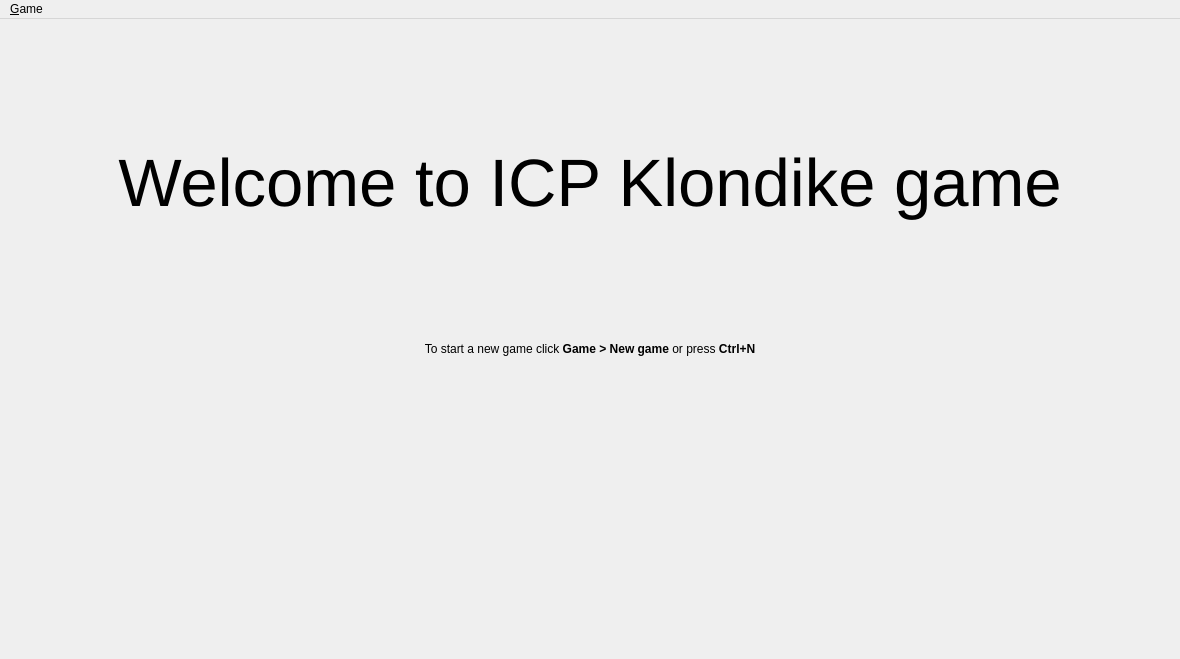
<?xml version="1.0" encoding="UTF-8"?>
<ui version="4.0">
 <class>MainWindow</class>
 <widget class="QMainWindow" name="MainWindow">
  <property name="geometry">
   <rect>
    <x>0</x>
    <y>0</y>
    <width>1180</width>
    <height>659</height>
   </rect>
  </property>
  <property name="windowTitle">
   <string>MainWindow</string>
  </property>
  <widget class="QWidget" name="centralWidget">
   <property name="enabled">
    <bool>true</bool>
   </property>
   <property name="minimumSize">
    <size>
     <width>0</width>
     <height>0</height>
    </size>
   </property>
   <layout class="QGridLayout" name="gridLayout">
    <item row="0" column="0">
     <widget class="QLabel" name="welcome_text">
      <property name="font">
       <font>
        <pointsize>50</pointsize>
       </font>
      </property>
      <property name="text">
       <string>Welcome to ICP Klondike game</string>
      </property>
      <property name="alignment">
       <set>Qt::AlignCenter</set>
      </property>
     </widget>
    </item>
    <item row="1" column="0">
     <widget class="QLabel" name="instructions">
      <property name="text">
       <string>&lt;html&gt;&lt;head/&gt;&lt;body&gt;&lt;p&gt;To start a new game click &lt;span style=&quot; font-weight:600;&quot;&gt;Game &amp;gt; New game&lt;/span&gt; or press &lt;span style=&quot; font-weight:600;&quot;&gt;Ctrl+N&lt;/span&gt;&lt;/p&gt;&lt;/body&gt;&lt;/html&gt;</string>
      </property>
      <property name="alignment">
       <set>Qt::AlignHCenter|Qt::AlignTop</set>
      </property>
     </widget>
    </item>
   </layout>
  </widget>
  <widget class="QMenuBar" name="menuBar">
   <property name="geometry">
    <rect>
     <x>0</x>
     <y>0</y>
     <width>1180</width>
     <height>30</height>
    </rect>
   </property>
   <widget class="QMenu" name="menuGame">
    <property name="title">
     <string>&amp;Game</string>
    </property>
    <addaction name="actionNew_game"/>
    <addaction name="actionSave"/>
    <addaction name="separator"/>
    <addaction name="actionExit"/>
   </widget>
   <addaction name="menuGame"/>
  </widget>
  <action name="actionSave">
   <property name="text">
    <string>&amp;Save</string>
   </property>
   <property name="shortcut">
    <string>Ctrl+S</string>
   </property>
  </action>
  <action name="actionExit">
   <property name="text">
    <string>&amp;Exit</string>
   </property>
   <property name="shortcut">
    <string>Ctrl+Q</string>
   </property>
  </action>
  <action name="actionNew_game">
   <property name="text">
    <string>&amp;New game</string>
   </property>
   <property name="shortcut">
    <string>Ctrl+N</string>
   </property>
  </action>
 </widget>
 <layoutdefault spacing="6" margin="11"/>
 <resources/>
 <connections/>
</ui>
